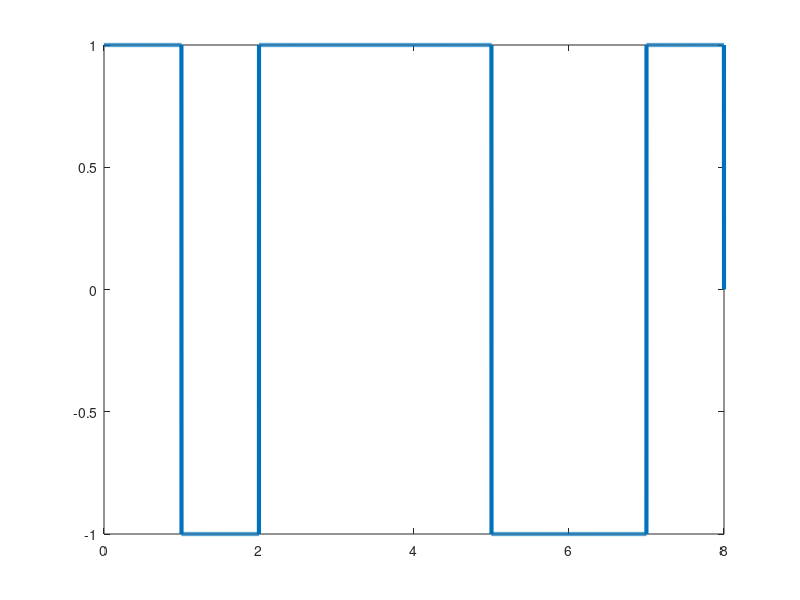

This figure's MATLAB source:
bits=[1 0 1 1 1 0 0 1];
bitrate=1;
n=1000;
T=length(bits)/bitrate;
N=n*length(bits);
dt=T/N;
t=0:dt:T;
x=zeros(1,length(t));

for i=1:length(bits)
    if bits(i)==1
        x((i-1)*n+1:i*n)= 1;
       
    else   x((i-1)*n+1:i*n)=-1;
    end
end
plot(t,x,'Linewidth',3);

result=zeros(1,length(bits));
counter=1;
for i=1:length(bits)
    if x((i-1)*n+1)==1
        result(i)=1;
        
        else result(i)=0;
        end
end
disp('NRZ-I Decoding:');
disp(result);
